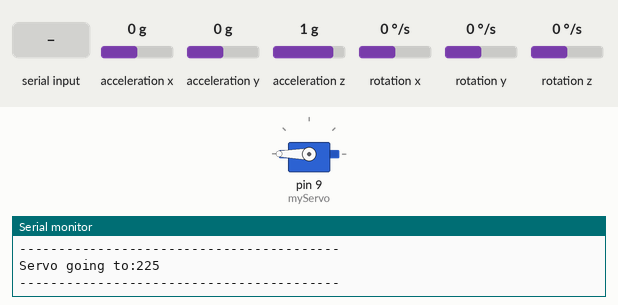
Recording of a sketch running on a simulated Arduino Uno, built with avr-gcc and run on an emulated ATmega328P. On the bench: servo, the last lines printed to the serial monitor. Wiring (inferred from the names in the program): MPU-6050 motion sensor at I2C address 0x68. Inputs (shaded band) come from the test bench; at power-on: acceleration x 0 g, acceleration y 0 g, acceleration z 1 g, rotation x 0 °/s, rotation y 0 °/s, rotation z 0 °/s.

Above: at 1.2 s.
1.3 s: "30,150\n" received over Serial
At 2.4 s:
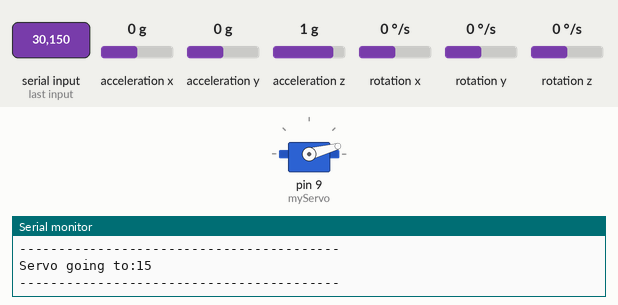
3.0 s: acceleration x set to 0.8 g
At 4.2 s:
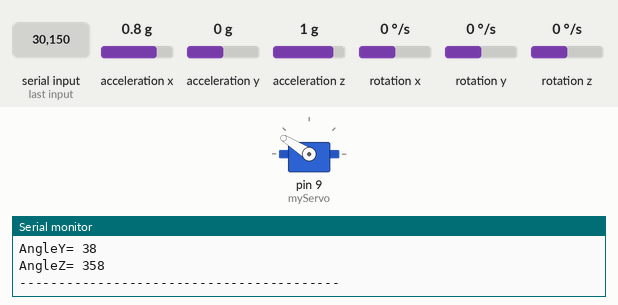
4.6 s: acceleration y set to -1.4 g
At 5.9 s:
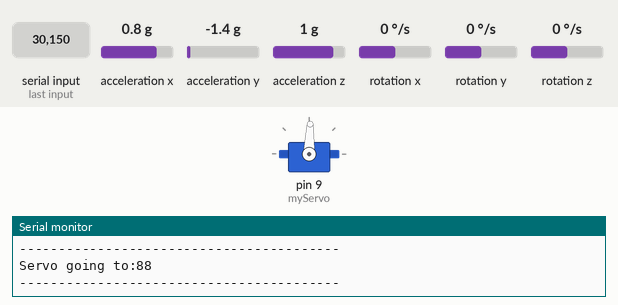
6.3 s: "90\n" received over Serial
At 7.3 s:
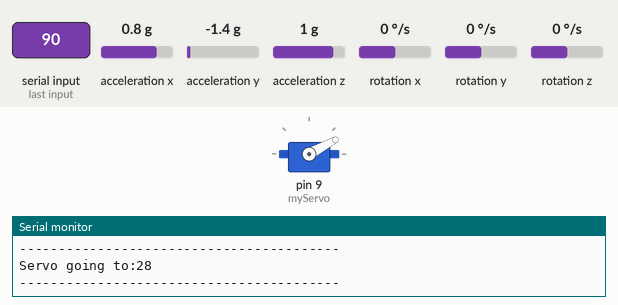
7.9 s: acceleration x set to 1.4 g
At 8.9 s:
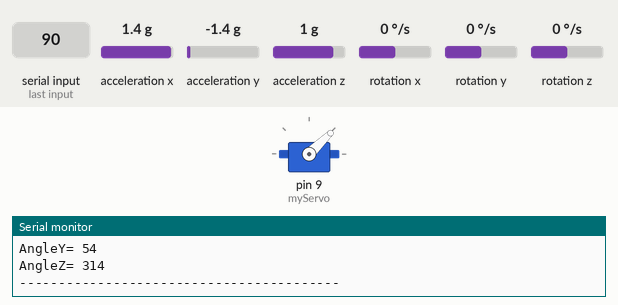
9.5 s: acceleration y set to 0.8 g
At 10.2 s:
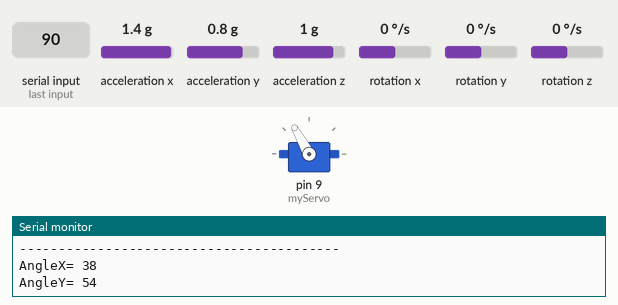
Timing chart, 0 to 12.1 s (numbered marks = the images above; inputs shaded):
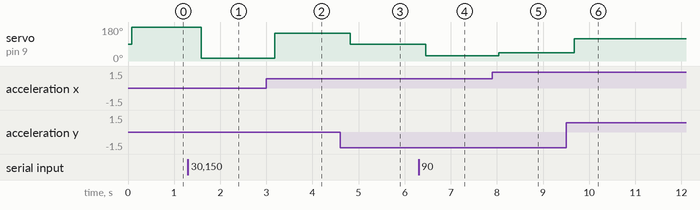

The sketch:

RombitControlTrial.ino
```cpp
//Default up position is set to 90, meaning that 15 degrees to the right will end up being position 75.
//Gimbal has to be manually defaulted each time code is ran so input 90 to default it.

#include <Servo.h>
#include <Wire.h>
const int MPU_addr=0x68; //Signal path reset register
int16_t AcX,AcY,AcZ; // Accelerometer values set to Int but locked to 16 bits

int minVal=265;
int maxVal=402;

int x; // pitch
int y; // yaw
int z; // z is roll which is the imporatnt one here
int newUp;

Servo myServo;

int goinUpUpUp(int sensor, int up = 90)
{
  sensor = z;

  // Add the target up to the sensor and handle 360 wrap-around
  int result = sensor + up;

  // Handle wrap-around if result exceeds 360
  if (result >= 360)
  {
    result = result - 360;
  }

  return result;
}

//Input handling of single integer numbers as positions.
void userInput()
{
  if(Serial.available())
  {
    int inputPosition = Serial.parseInt();
      if(inputPosition > 0 && inputPosition < 180)
      {
        newUp = inputPosition;
      }
  }
}
void sensorSensing()
{
  //This function begins a transmission to the I2C peripheral device with the given address.
  //Subsequently, queue bytes for transmission with the write() function and transmit them by calling endTransmission()
  Wire.beginTransmission(MPU_addr);
  Wire.write(0x3B); //writes data from 3B which is the accelerometer's X OUT, which I think grabs all X Y and Z data.
  Wire.endTransmission(false); //Doesnt end the transmission but rather sends the last set of bytes queued by write(). True = stop, False = restart
  Wire.requestFrom(MPU_addr,14,true); // requests bytes from first argument, how many from the second, and the third is t/f same as ^^^^^^^^^^^^^^^. True also means I2C bus is released, and false prevents bus from being released

  //The AcX/Y/Z variables were set to hold strictly 16 bits, so these functions grab the first 8 bits, shifts them to the left,
  // and ORs them with the rest of the reading to combine into a 16-bit int
  AcX=Wire.read()<<8|Wire.read();
  AcY=Wire.read()<<8|Wire.read();
  AcZ=Wire.read()<<8|Wire.read();

  //Syntax: map(value, fromLow, fromHigh, toLow, toHigh)
  // So here the data of XYZ ranging from 265-402, gets mapped to -90-90 which I think encompasses the 180 degrees of the servo.
  int xAng = map(AcX,minVal,maxVal,-90,90);
  int yAng = map(AcY,minVal,maxVal,-90,90);
  int zAng = map(AcZ,minVal,maxVal,-90,90);

  //This function just takes the arctan using the other values to calculate the value of XYZ and convert them from radians to degrees
  x= RAD_TO_DEG * (atan2(-yAng, -zAng)+PI);
  y= RAD_TO_DEG * (atan2(-xAng, -zAng)+PI);
  z= RAD_TO_DEG * (atan2(-yAng, -xAng)+PI);

  Serial.print("AngleX= ");
  Serial.println(x);

  Serial.print("AngleY= ");
  Serial.println(y);

  Serial.print("AngleZ= ");
  Serial.println(z);
  Serial.println("-----------------------------------------");
}

void setup(){
  myServo.attach(9); // Servo is phsically on pin D9
  myServo.write(90); // Make servo go up on start

  Wire.begin(); // This initializes the wire library and joins the I2C bus as a controller
  Wire.beginTransmission(MPU_addr);
  Wire.write(0x6B); //Writing to 6B is the power managment register which serves to power on the MPU
  Wire.write(0); // Not exactly sure why you should write 0 first, maybe its to get it ready to recieve?
  Wire.endTransmission(true);
  Serial.begin(9600); //Not exactly sure what baud is but this is needed for serial to work
}

void loop(){
  userInput();
  sensorSensing();

  int adjustedZ = goinUpUpUp(z, newUp);

  Serial.print("Servo going to:");
  Serial.println(adjustedZ);
  Serial.println("-----------------------------------------");
  myServo.write(adjustedZ);
  delay(50);
}

/*
#include <Servo.h>
#include <Wire.h>
#define MPU6050 MPU_ADDR 0x68
#define MPU
Servo myServo; // Create servo object

void setup(){
//Servo setup
Serial.begin(9600);
myServo.attach(9); // Servo signal line to Arduino pin 9
myServo.write(90); // Calibrate Servo to up position
delay(100);

}

void loop(){
  if(Serial.available())
  {
    int inputPosition = Serial.parseInt();

    if(inputPosition > 0 && inputPosition < 180)
    {
      myServo.write(inputPosition);
      //Serial.println("Servo is at:");
      //Serial.println(inputPosition);
      delay(1000);
    }
  }
}
*/
```

Measured:
- after the input at 1.3 s, servo on pin 9 (myServo): 180° → 15° after 0.29 s
- after the input at 3.0 s, servo on pin 9 (myServo): 15° → 148° after 0.18 s
- after the input at 4.6 s, servo on pin 9 (myServo): 148° → 88° after 0.22 s
- after the input at 6.3 s, servo on pin 9 (myServo): 88° → 28° after 0.16 s
- after the input at 7.9 s, servo on pin 9 (myServo): 28° → 44° after 0.14 s
- after the input at 9.5 s, servo on pin 9 (myServo): 44° → 119° after 0.17 s
